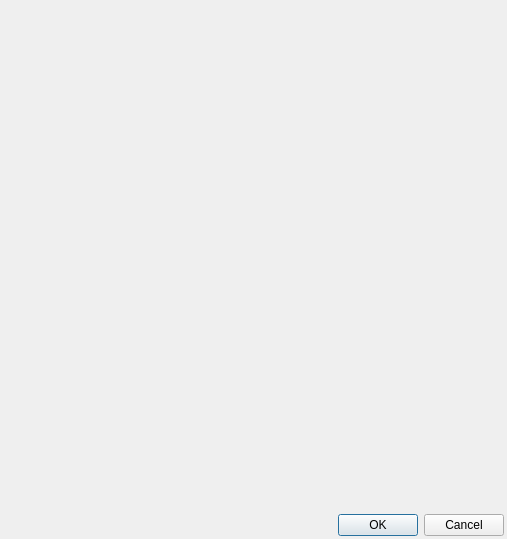
<?xml version="1.0" encoding="UTF-8"?>
<ui version="4.0">
 <class>ExpressionBuilderDialogBase</class>
 <widget class="QDialog" name="ExpressionBuilderDialogBase">
  <property name="geometry">
   <rect>
    <x>0</x>
    <y>0</y>
    <width>507</width>
    <height>539</height>
   </rect>
  </property>
  <property name="windowTitle">
   <string>Expression string builder</string>
  </property>
  <layout class="QGridLayout" name="gridLayout">
   <property name="leftMargin">
    <number>3</number>
   </property>
   <property name="topMargin">
    <number>3</number>
   </property>
   <property name="rightMargin">
    <number>3</number>
   </property>
   <property name="bottomMargin">
    <number>3</number>
   </property>
   <item row="0" column="0">
    <widget class="QgsExpressionBuilderWidget" name="builder" native="true">
     <property name="autoFillBackground">
      <bool>false</bool>
     </property>
     <property name="styleSheet">
      <string notr="true"/>
     </property>
    </widget>
   </item>
   <item row="1" column="0">
    <widget class="QDialogButtonBox" name="buttonBox">
     <property name="orientation">
      <enum>Qt::Horizontal</enum>
     </property>
     <property name="standardButtons">
      <set>QDialogButtonBox::Cancel|QDialogButtonBox::Ok</set>
     </property>
    </widget>
   </item>
  </layout>
 </widget>
 <customwidgets>
  <customwidget>
   <class>QgsExpressionBuilderWidget</class>
   <extends>QWidget</extends>
   <header>qgsexpressionbuilderwidget.h</header>
   <container>1</container>
  </customwidget>
 </customwidgets>
 <resources/>
 <connections>
  <connection>
   <sender>buttonBox</sender>
   <signal>accepted()</signal>
   <receiver>ExpressionBuilderDialogBase</receiver>
   <slot>accept()</slot>
   <hints>
    <hint type="sourcelabel">
     <x>227</x>
     <y>494</y>
    </hint>
    <hint type="destinationlabel">
     <x>157</x>
     <y>274</y>
    </hint>
   </hints>
  </connection>
  <connection>
   <sender>buttonBox</sender>
   <signal>rejected()</signal>
   <receiver>ExpressionBuilderDialogBase</receiver>
   <slot>reject()</slot>
   <hints>
    <hint type="sourcelabel">
     <x>295</x>
     <y>500</y>
    </hint>
    <hint type="destinationlabel">
     <x>286</x>
     <y>274</y>
    </hint>
   </hints>
  </connection>
 </connections>
</ui>
